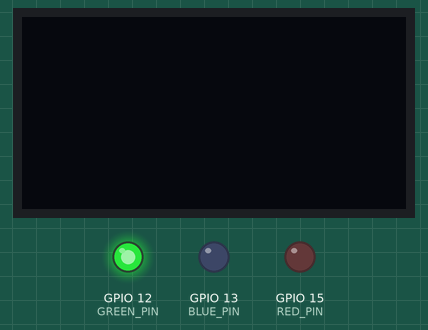
Recording of a sketch running on a simulated ESP8266 (NodeMCU). Parts: 128×64 one-colour display, output pins drawn as LEDs (lit = HIGH). The local clock reads 2024-03-15 10:24:30 at power-on unless the sketch sets it; what the sketch prints to the serial monitor is not drawn.

Above: at 0.1 s.
Timing chart, 0 to 1.6 s (numbered marks = the images above):
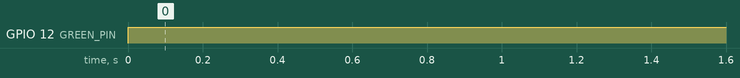

The sketch:

simplified-smart-clock-isp8266.ino
```cpp
#include <SoftwareSerial.h>
#include <Wire.h>
#include <OneWire.h>
#include <DallasTemperature.h>
#include "RTClib.h"
#include "SSD1306Ascii.h"
#include "SSD1306AsciiWire.h"
#include <TM1637Display.h>


#define OLED_DISPLAY_ADDRESS 0x3C
#define OLED_LINE_LEN 21
#define DISPLAY_QUOTE_INTERVAL 3000
#define TEMPERATURE_INTERVAL 1000

#define SDA_PIN 12
#define SCL_PIN 14
#define RED_PIN 15
#define GREEN_PIN 12
#define BLUE_PIN 13
// #define ONE_WIRE_BUS 7
// #define CLK 11
// #define DIO 10

char MONTH_NAMES[12][4] = {"Jan", "Feb", "Mar", "Apr", "May", "Jun", "Jul", "Aug", "Sep", "Oct", "Nov", "Dec"};

// OneWire oneWire(ONE_WIRE_BUS);
// DallasTemperature sensors(&oneWire);
RTC_DS3231 rtc;
SSD1306AsciiWire oled;
// TM1637Display timeDisplay(CLK, DIO);

unsigned long prevMillisTemp = 0;

bool onOff = true;

// ========== setup ==========

void setup() {
  Serial.begin(9600);
  pinMode(RED_PIN, OUTPUT);
  pinMode(BLUE_PIN, OUTPUT);
  pinMode(GREEN_PIN, OUTPUT);
  Wire.begin(SDA_PIN, SCL_PIN);

  // sensors.begin();
  yield();
  rtc.begin();
  // setupOledDisplay();
  // setupTimeDisplay();

  Serial.println("Ready\n");
}

void setupOledDisplay() {
  oled.begin(&Adafruit128x64, OLED_DISPLAY_ADDRESS);
  oled.clear();
  oled.setFont(Verdana12);
}

// void setupTimeDisplay() {
//   timeDisplay.setBrightness(2);
//   uint8_t data[] = { 0xff, 0xff, 0xff, 0xff };
//   timeDisplay.setSegments(data);
// }

// ========== LOOP ==========

void loop() {
  unsigned long currentMillis = millis();
  ledGreen();
  // preProcessPrintingTempThread(currentMillis);
  yield();

  processPrintTime(currentMillis);
  processPrintingTempThread(currentMillis);

  oled.print("Test");
  yield();
}

// ========== Print Time Display ==========

void processPrintTime(unsigned long currentMillis) {
  DateTime now = rtc.now();
  byte hour = now.hour() % 12;
  byte minute = now.minute();

  // timeDisplay.showNumberDec(hour, true, 2, 0);
  // timeDisplay.showNumberDec(minute, true, 2, 2);
  Serial.print(hour);
  Serial.print(":");
  Serial.println(minute);
}

// ========== Print extra info ==========

// void preProcessPrintingTempThread(unsigned long currentMillis) {
//   if (currentMillis - prevMillisTemp > TEMPERATURE_INTERVAL) {
//     sensors.setWaitForConversion(false);  // makes it async
//     sensors.requestTemperatures();
//     sensors.setWaitForConversion(true);
//   }
// }

void processPrintingTempThread(unsigned long currentMillis) {
//   if (currentMillis - prevMillisTemp > TEMPERATURE_INTERVAL) {
    // oled.set1X();
    // oledPrintDateTime();

//     // oled.set2X();
//     // oled.setCursor(28, 3);
//     oledPrintTemperature();

    // oled.clearToEOL();
//     prevMillisTemp = currentMillis;
//   }
}

// ========== Print DateTime ==========

// void oledPrintDateTime() {
//   DateTime now = rtc.now();
//   oled.setCursor(12, 0);
//   oledPrintTime(now);

//   oled.setCursor(78, 0);
//   oledPrintDate(now);
// }

// void oledPrintDate(DateTime& now) {
//   char* monthStr = MONTH_NAMES[now.month() - 1];
//   char dateStr[11];
//   sprintf(dateStr, "%02d %s", now.day(), monthStr);

//   oled.print(dateStr);
// }

// void oledPrintTime(DateTime& now) {
//   byte hour = now.hour() % 12;
//   const char* amStr = hour == now.hour() ? "am" : "pm";
//   char timeStr[11];
//   sprintf(timeStr, "%02d : %02d%s", hour, now.minute(), amStr);

//   Serial.println(timeStr);
// }

// ========== Temperature ==========

// void oledPrintTemperature() {
//   float temp = sensors.getTempCByIndex(0);
//   char tempStr[10];
//   formatTempString(temp, tempStr);
//   Serial.println(tempStr);
// }

// void formatTempString(float temp, char* tempStr) {
//   // char degreeChar = (char)223; // ° degreeSymbol
//   char tempOneDecPlace[6];

//   dtostrf(temp, 4, 1, tempOneDecPlace);
//   sprintf(tempStr, "%s%cC", tempOneDecPlace, '*');
// }


// ========== LED color ==========

void ledColor(int red, int green, int blue) {
  if (onOff) {
    analogWrite(RED_PIN, red);
    analogWrite(GREEN_PIN, green);
    analogWrite(BLUE_PIN, blue);
  } else {
    ledOff();
  }
}

void ledOff() {
  analogWrite(RED_PIN, 0);
  analogWrite(GREEN_PIN, 0);
  analogWrite(BLUE_PIN, 0);
}

void blinkLed(int red, int green, int blue, int timeout, int repeat) {
  for (int i = 0; i <= repeat; i++) {
    ledColor(red, green, blue);
    delay(timeout);
    ledOff();
    delay(timeout);
 }
}

void ledRed()   { ledColor(255, 0, 0); }
void ledGreen() { ledColor(0, 255, 0); }
void ledBlue()  { ledColor(0, 0, 255); }
```

Measured:
- by itself, GPIO 12 (GREEN_PIN): LOW → HIGH at 0.00 s
